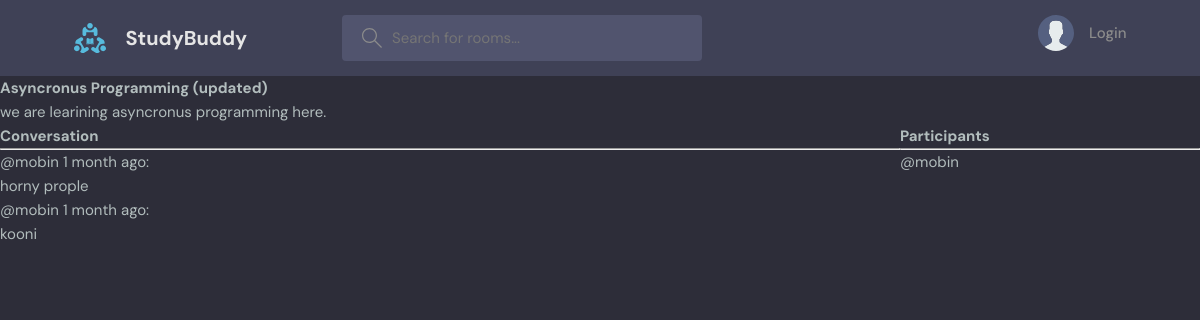
The app's page /room/13, older data.
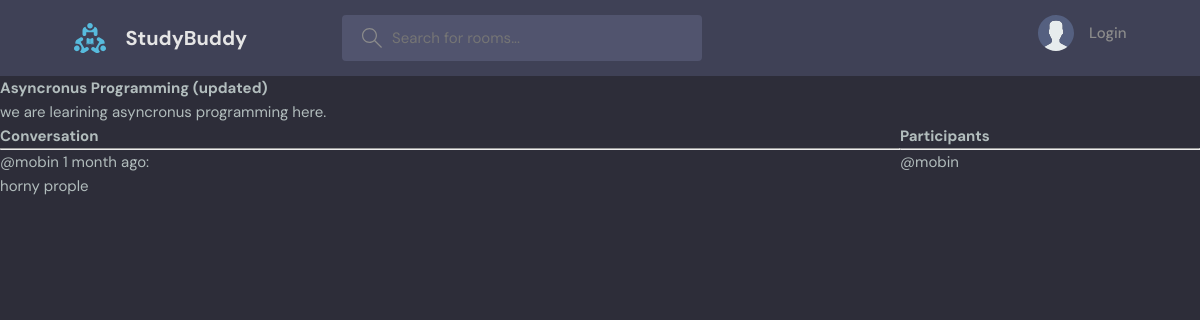
The same page, newer data.
### first_app/models.py (models this page shows, shortened)
class Message(models.Model):
    user = ForeignKey(to=User, on_delete=models.CASCADE)
    room = ForeignKey(to=Room, on_delete=models.CASCADE)
    body = TextField()
    updated = DateTimeField(auto_now=True)
    created = DateTimeField(auto_now_add=True)
    class Meta:
        ordering = ["-created", "-updated"]

### first_app/views.py (the view)
# urls.py: path("room/<str:primary_key>", views.room, name="room"),
def room(request, primary_key):
    room = Room.objects.get(id=primary_key)
    comments = Message.objects.filter(room__id=primary_key).order_by("-created")
    if request.method == "POST":
        body = request.POST.get("body")
        Message.objects.create(user=request.user, room=room, body=body)
        if not room.participants.filter(id=request.user.id).exists():
            room.participants.add(request.user)
        return redirect("room", primary_key=primary_key)
    participants = room.participants.all()
    data = {"room": room, "comments": comments, "participants": participants}
    return render(request, "first_app/room.html", data)

### first_app/templates/first_app/room.html (shortened to what this page needs)
{% extends "base.html" %}
{% block content %}
<h1>{{room.name}}</h1>
<p>{{room.description}}</p>
<div class="room_container">
    <div>
        <div class="comment_wrapper">
            <h3>Conversation</h3>
            <hr/>
            {% for comment in comments %}
            <small>@{{comment.user.username}} {{comment.updated|timesince}} ago:</small>
            <p>{{comment.body}}</p>
            {% endfor %}
        </div>
    </div>
    <div>
        <h3>Participants</h3>
        <hr/>
        {% for user in participants %}
        <div>
            <p>@{{user.username}}</p>
        </div>
        {% endfor %}
    </div>
</div>
{% endblock %}

Row changes from the older to the newer data that the page shows:
removed Message: user.username "mobin", updated "1 month", body "kooni"
